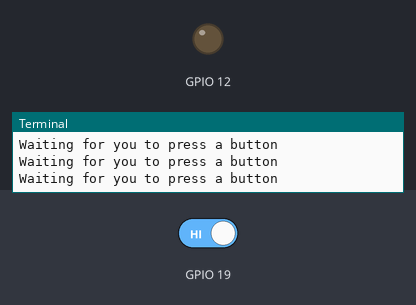
The program below on a simulated Raspberry Pi (BCM pin numbers). On the bench: output pins drawn as LEDs (lit = HIGH), the last lines printed to the terminal. The test bench sets the inputs (shaded band); at power-on: GPIO 19 HIGH. The clock reads 2024-03-15 10:24:30 at power-on unless the program sets it.

Above: at 1.2 s.
1.3 s: GPIO 19 driven LOW
At 1.9 s:
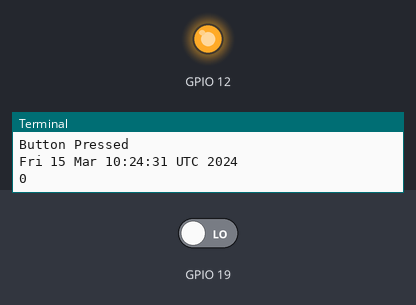
2.8 s: GPIO 19 driven HIGH
At 5.4 s:
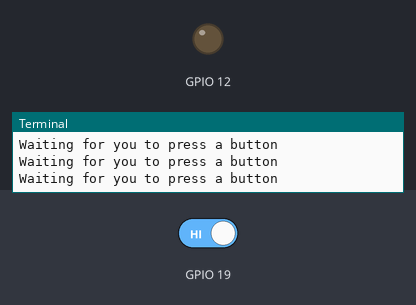
Timing chart, 0 to 6.9 s (numbered marks = the images above; inputs shaded):
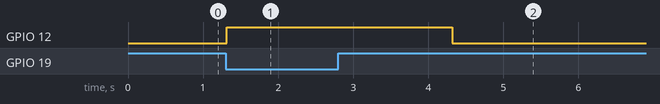

The program:

button_turn_on_led.py
```python
# import os module, lets you run commands on the OS
import os
import time
import RPi.GPIO as GPIO
GPIO.setmode(GPIO.BCM)

GPIO.setwarnings(False)
# button pin
GPIO.setup(19, GPIO.IN)
# led pin
GPIO.setup(12, GPIO.OUT)

print("----------------")
print("  Button + GPIO")
print("----------------")

print(GPIO.input(19))
while True:
        if (GPIO.input(19) == False):
                print ("Button Pressed")
                os.system('date')
                print(GPIO.input(19))
                GPIO.output(12, GPIO.HIGH)
                time.sleep(3)
                GPIO.output(12, GPIO.LOW)
        else:
                os.system("clear")
                print("Waiting for you to press a button")
time.sleep(1)
```

Measured:
- after the input at 1.3 s, GPIO 12: LOW → HIGH at once
- after the input at 2.8 s, GPIO 12: goes on until 4.3 s, then stays LOW
